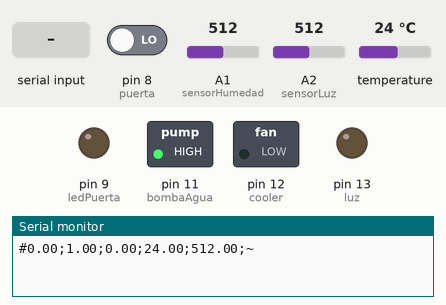
A sketch run on a simulated Arduino Uno, built with avr-gcc and run on an emulated ATmega328P. Parts: switched loads named in the sketch (green lamp = pin HIGH), output pins drawn as LEDs (lit = HIGH), the last lines printed to the serial monitor. The inputs (shaded band) are chosen by the test bench; at power-on: pin 8 (puerta) LOW, A1 (sensorHumedad) = 512, A2 (sensorLuz) = 512, temperature 24 °C.

Above: at 1.2 s.
1.3 s: "90,45\n" received over Serial
At 2.2 s:
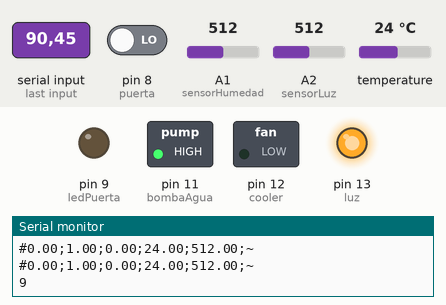
5.0 s: byte 82 ('R') received over Serial
At 7.1 s:
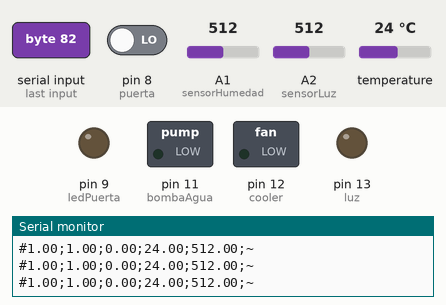
8.1 s: "A90\n" received over Serial
At 9.3 s:
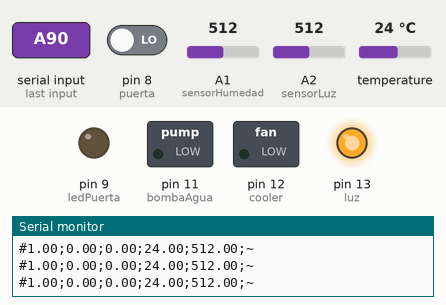
11.8 s: "R,45\n" received over Serial
At 13.3 s:
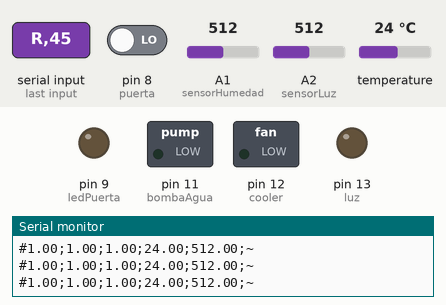
14.2 s: "1,90,45\n" received over Serial
At 15.3 s:
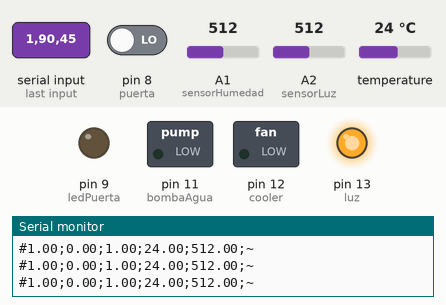
16.1 s: "4" received over Serial
At 16.8 s:
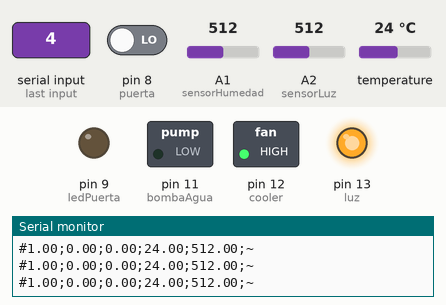
Timing chart, 0 to 19.9 s (numbered marks = the images above; inputs shaded):
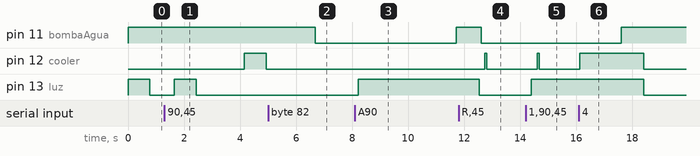

The sketch:

SOA.ino
```cpp
#include <OneWire.h>                  //Se importan las librerías
#include <DallasTemperature.h>
#define Pin 2                         //Se declara el pin donde se conectará la DATA
OneWire ourWire(Pin);                //Se establece el pin declarado como bus para la comunicación OneWire
DallasTemperature sensors(&ourWire); //Se llama a la librería DallasTemperature

/////// PINES SALIDAS///////
int ledPuerta = 9;   //DIGITAL
int bombaAgua = 11; // RELE1
int luz       = 13; // DIGITAL
int cooler    = 12; // DIGITAL

/////// PINES ENTRADAS /////
const int puerta = 8;
char inbyte = 0; //Char para leer el led
char inbyteAnterior;
float celsius;
int cantLuz;
int humedad;
const int sensorHumedad = A1;
const int sensorLuz = A2;
int estado_cooler = LOW ;
int estado_luz = LOW;
int estado_bomba = LOW;
boolean automatico = true;
boolean riegoManual = false;

/////// VARIABLES DE ENTORNO //////////
long tiempoInicioRegado;
boolean esDeDia;
int cantMuestras=0;
int maxMuestras=10;
int muestraAbierta=0;
int muestraCerrada=0;
boolean puertaAbierta;
int HUMEDAD_PARAMETRO = 850;
int TEMPERATURA_PARAMETRO = 25;
////// VECTOR DE ENVIO DE INFORMACION //////////
//  [0] RELE VALVULA ESTSADO (APAGADO PRENDIDO)
//  [1] RELE LUZ ESTADO(APAGADO PRENDIDO)
//  [2] COOLER(APAGADO PRENDIDO)
//  [3] TEMPERATURA(CELSIUS)
//  [4] HUMEDAD(DATO)
float valorVoltaje[5] = {0, 0, 0, 0, 0};

void setup() {

  pinMode(ledPuerta, OUTPUT);
  pinMode(cooler, OUTPUT);
  pinMode(bombaAgua, OUTPUT);
  pinMode(luz, OUTPUT);
  pinMode(puerta,INPUT);
  digitalWrite(bombaAgua, HIGH); //Activo el rele de la bomba
  digitalWrite(cooler, LOW); //Activo el rele de la bomba
  digitalWrite(luz, HIGH); //Activo el rele de la bomba
  Serial.begin(9600);
  sensors.begin();
}

void loop() {

  leerBT();

  // BLOCO AUTOMATICO
  if (automatico && !riegoManual){
    controlPuerta();
    controlDeTemperatura(cooler);
    controlDeHumedadTierra();
    controlLuz();
  }

  if( riegoManual == true ){
    if( (millis() - tiempoInicioRegado ) < 5000 ){
         digitalWrite(bombaAgua, LOW); //Activo el rele de la bomba
         estado_bomba = HIGH;
    }else{
      riegoManual = false;
      digitalWrite(bombaAgua, HIGH); //Activo el rele de la bomba
      estado_bomba = LOW;
    }
  }
  getValorVoltaje();
  sendValoresAndroid();

}


///////////////////////////////////////////////////////////////////////////////////////////
// FUNCION QUE SE ENCARGA DE TOMAR LOS VALORES DE BT Y SETEAR LOS RESPECTIVOS COKPONENTES /
///////////////////////////////////////////////////////////////////////////////////////////
void leerBT() {
  if (Serial.available() > 0)
  {
    // LEEMOS COMANDO
    inbyte = Serial.read();
    Serial.println(inbyte);
    // PARAMETRIZAMOS LA TEMPERATURA
    if( inbyte == 't'){
      delay(10);
      String val = "";
       while(Serial.available() > 0){
          inbyte = Serial.read();
          val = val + inbyte;
          delay(10);
       }
       TEMPERATURA_PARAMETRO = val.toInt();
    }

    // PARAMETRIZAMOS LA HUMEDAD
    if( inbyte == 'h'){
      delay(10);
      String val = "";
       while(Serial.available() > 0){
          inbyte = Serial.read();
          val = val + inbyte;
          delay(10);
       }
       HUMEDAD_PARAMETRO = val.toInt();
    }

    // APAGAMOS EL LED CON EL BOTON
    if (inbyte == '1'){
      digitalWrite(luz, LOW); //LED arduino OFF
      estado_luz = HIGH;
      //valorVoltaje[1] = 1;
    }

    // APAGAMOS EL LED CON EL BOTON
    if (inbyte == '2'){
      digitalWrite(luz, HIGH); //LED arduino ON
      estado_luz = LOW;
      //valorVoltaje[1] = 1;
    }
    if (inbyte == '8'){
      digitalWrite(luz, LOW); //LED arduino OFF
      estado_luz = HIGH;
      //valorVoltaje[1] = 1;
    }

    // APAGAMOS EL LED CON EL BOTON
    if (inbyte == '9'){
      digitalWrite(luz, HIGH); //LED arduino ON
      estado_luz = LOW;
      //valorVoltaje[1] = 1;
    }

    // PRENDEMOS EL COOLER
    if (inbyte == '4' ){
      digitalWrite(cooler, HIGH); //Cooler On
      estado_cooler = LOW;

    // APAGAMOS EL COOLER
    }
    if (inbyte == '5' ){
      digitalWrite(cooler, LOW); //Cooler Off
      estado_cooler = HIGH;
    }

    // PASAMOS A AUTOMATICO
    if (inbyte == 'A' ){
       automatico = true;
    }

    // PASAMOS A MANUAL
        if (inbyte == 'M' ){
       automatico = false;
    }

    // REGAMOS
    if (inbyte == 'R' ){
      riegoManual = true;
      tiempoInicioRegado = millis();
    }


    inbyteAnterior = inbyte;
    inbyte='X';
     delay(20);
  }
}


////////////////////////////////////////////////////////////////
// FUNCION QUE SE ENCARGA DE ESTABLECER EL ESTADO DE LA PUERTA /
////////////////////////////////////////////////////////////////
void controlPuerta() {
  int estado = digitalRead(puerta);
  if( estado == HIGH ){
    //puertaAbierta=true;
    //Serial.println(estado);
    muestraAbierta++;
  }else{
    //puertaAbierta=false;
    muestraCerrada++;
    //Serial.println(estado);
  }
  cantMuestras++;

  if( cantMuestras == maxMuestras ){
    cantMuestras=0;
    if (muestraAbierta-3 > muestraCerrada){
      puertaAbierta=true;
      digitalWrite(ledPuerta, HIGH);
      //Serial.println("ABIERTO");
    }else{
      puertaAbierta=false;
       digitalWrite(ledPuerta, LOW);
      //Serial.println("CERRADO");
    }
    muestraAbierta=0;
    muestraCerrada=0;
  }
}


////////////////////////////////////////////
// FUNCION QUE SE ENCARGA DE CONTROLAR LUZ /
////////////////////////////////////////////
void controlLuz() {

    cantLuz = analogRead(sensorLuz);

    if ( cantLuz > 60 && !puertaAbierta ){
    // ES DE DIA
      esDeDia = true;
      digitalWrite(luz, LOW); //LAMPARA OFF
      estado_luz = HIGH;
    }else{
    // ES DE NOCHE
      esDeDia = false;
      digitalWrite(luz, HIGH); //LED arduino OFF
      estado_luz = LOW;
    }
}

///////////////////////////////////////////////////////
// FUNCION QUE SE ENCARGA DE CONTROLAR LA TEMPERATURA /
///////////////////////////////////////////////////////

void controlDeTemperatura(int cooler) {

  sensors.requestTemperatures();       //Prepara el sensor para la lectura

  celsius = sensors.getTempCByIndex(0);
  //Serial.print(celsius); //Se lee e imprime la temperatura en grados Centigrados
  //Serial.println(" Grados Centigrados");
  if (celsius > TEMPERATURA_PARAMETRO)
  {
    estado_cooler = HIGH;
  }
  else
  {
    estado_cooler = LOW;
  }
  digitalWrite(cooler, estado_cooler);

}


////////////////////////////////////////////////////
// FUNCION QUE SE ENCARGA DE CONTROLAR LA HUMESDAD /
////////////////////////////////////////////////////
void controlDeHumedadTierra()
  {

  humedad = analogRead(sensorHumedad);
  //Serial.println(humedad);
  //Serial.println ("");
  if (humedad > HUMEDAD_PARAMETRO && !esDeDia){
    digitalWrite(bombaAgua, LOW); //Activo el rele de la bomba
    estado_bomba = HIGH;
  }
  else{
    digitalWrite(bombaAgua, HIGH); // Desactivo el rele de la bomba
    estado_bomba = LOW;
  }
  //digitalWrite(bombaAgua, HIGH);


}

///////////////////////////////////////////////////////////////
// FUNCION QUE SE ENCARGA DE LLENAR LOS DATOS DE COMUNICACION /
///////////////////////////////////////////////////////////////
void getValorVoltaje()
{
  if ( estado_bomba == HIGH) {
    valorVoltaje[0] = 1;
  }
  else {
    valorVoltaje[0] = 0;
  }

  if (estado_luz == HIGH) {
    valorVoltaje[1] = 1;
  }
  else {
    valorVoltaje[1] = 0;
  }

  if (estado_cooler == HIGH) {
    valorVoltaje[2] = 1;
  }
  else {
    valorVoltaje[2] = 0;
  }

  valorVoltaje[3] = celsius;
  valorVoltaje[4] = humedad;
}

///////////////////////////////////////////////////////////////
// FUNCION QUE SE ENCARGA DE ENVIAR LOS DATOS DE COMUNICACION /
///////////////////////////////////////////////////////////////
void sendValoresAndroid()
{

  String linea;
  linea = '#';
  // Caracter que indica el comienzo de transmision
  for (int k = 0; k < 5; k++)
  {
    linea = linea + (valorVoltaje[k]);
    linea = linea + ';'; //separador
  }
  linea = linea+ '~'; //Fin de transmision

  Serial.println(linea);
  delay(50);        //eliminamos transmisiones faltantes de procesar
}
```

Measured:
- after the input at 1.3 s, pin 12 (cooler): LOW → HIGH after 2.9 s, → LOW 0.78 s later; pin 13 (luz): LOW → HIGH after 0.35 s, → LOW 0.78 s later
- after the input at 5.0 s, pin 11 (bombaAgua): HIGH → LOW after 1.7 s
- after the input at 8.1 s, pin 13 (luz): LOW → HIGH after 0.12 s
- after the input at 11.8 s, pin 11 (bombaAgua): HIGH → LOW after 0.80 s; pin 12 (cooler): LOW → HIGH after 0.93 s, → LOW 0.07 s later
- after the input at 14.2 s, pin 12 (cooler): LOW → HIGH after 0.41 s, → LOW 0.07 s later; pin 13 (luz): LOW → HIGH after 0.19 s
- after the input at 16.1 s, pin 12 (cooler): LOW → HIGH at once, → LOW 2.3 s later
